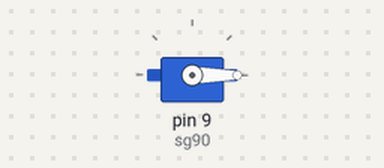
Recording of a sketch running on a simulated Arduino Uno, built with avr-gcc and run on an emulated ATmega328P. On the bench: servo.

Above: at 0.05 s.
At 0.9 s:
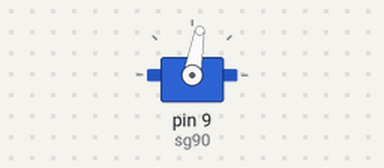
At 1.8 s:
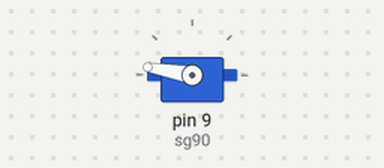
At 3.6 s:
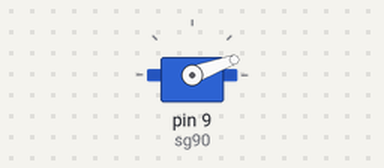
Timing chart, 0 to 8.7 s (numbered marks = the images above):
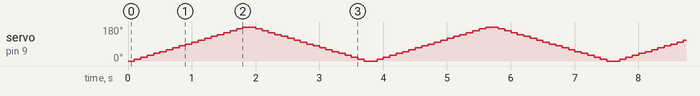

The sketch:

sevo.ino
```cpp
#include <Servo.h>

Servo sg90;

void setup() {

  sg90.attach(9);

}

void loop() {

  for(int i=0;i<=180;i+=10){
    sg90.write(i);
    delay(100);
  }

  for(int j=180;j>=0;j-=10){
    sg90.write(j);
    delay(100);
  }

}
```
